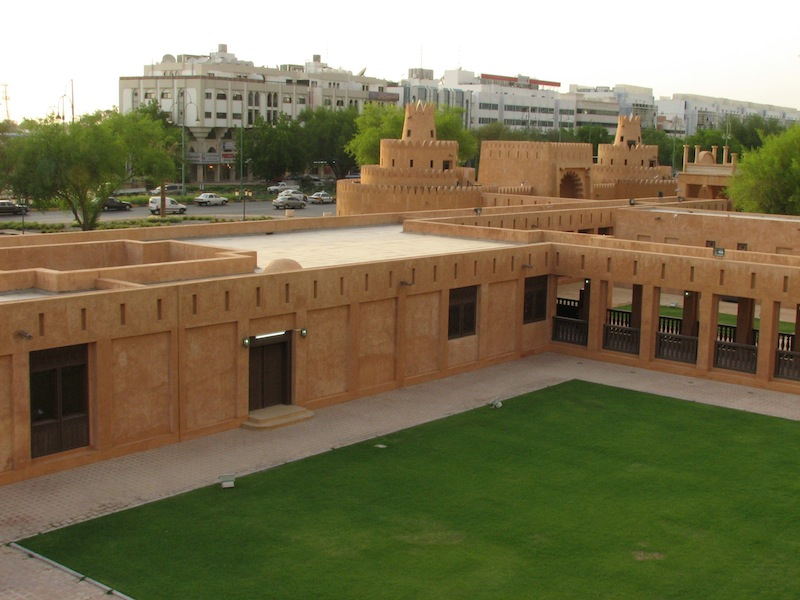
#> input picture crichardt/Image1.jpg, 800 x 600 px
$ python original.py   (Python 2 division)   (older library calls are emulated)
#> lines starting #> are read from the running program, lines starting #| are printed output that depends on the picture; after the words box and inside, x2 and y2 are one past the last pixel; in counts of white or black regions, pixels touching at a corner belong together
# coding: utf-8
import cv2, numpy as np

## 1. Extract SURF keypoints and descriptors from an image. [4] ----------
def extract_features(image, surfThreshold=1000):

  ## TODO: Convert image to grayscale (for SURF detector).
  ## TODO: Detect SURF features and compute descriptors.
  ## TODO: (Overwrite the following 2 lines with your answer.)
  descriptors = np.array([[1,1], [7,5], [5,2], [3,4]], np.float32)
  keypoints = [cv2.KeyPoint(100 * x, 100 * y, 1) for (x,y) in descriptors]

  return (keypoints, descriptors)


## 2. Find corresponding features between the images. [2] ----------------
def find_correspondences(keypoints1, descriptors1, keypoints2, descriptors2):

  ## Find corresponding features.
  match = match_flann(descriptors1, descriptors2)

  ## TODO: Look up corresponding keypoints.
  ## TODO: (Overwrite the following 2 lines with your answer.)
  points1 = np.array([k.pt for k in keypoints1], np.float32)
  points2 = np.array([k.pt for k in keypoints1], np.float32)

  return (points1, points2)


## 3. Calculate the size and offset of the stitched panorama. [5] --------
def calculate_size(size_image1, size_image2, homography):

  ## TODO: Calculate the size and offset of the stitched panorama.
  ## TODO: (Overwrite the following 2 lines with your answer.)
  offset = (0, 0)
  size   = (1600, 600)

  ## Update the homography to shift by the offset
  homography[0:2,2] +=  offset

  return (size, offset)


## 4. Combine images into a panorama. [4] --------------------------------
def merge_images(image1, image2, homography, size, offset, keypoints):

  ## TODO: Combine the two images into one.
  ## TODO: (Overwrite the following 5 lines with your answer.)
  (h1, w1) = image1.shape[:2]
  (h2, w2) = image2.shape[:2]
  panorama = np.zeros((size[1], size[0], 3), np.uint8)
  panorama[:h1, :w1] = image1
  panorama[:h2, w1:w1+w2] = image2

  ## TODO: Draw the common feature keypoints.

  return panorama


##---- No need to change anything below this point. ----------------------


def match_flann(desc1, desc2, r_threshold = 0.06):
  'Finds strong corresponding features in the two given vectors.'
  ## Adapted from <http://stackoverflow.com/a/8311498/72470>.

  ## Build a kd-tree from the second feature vector.
  FLANN_INDEX_KDTREE = 1  # bug: flann enums are missing
  flann = cv2.flann_Index(desc2, {'algorithm': FLANN_INDEX_KDTREE, 'trees': 4})

  ## For each feature in desc1, find the two closest ones in desc2.
  (idx2, dist) = flann.knnSearch(desc1, 2, params={}) # bug: need empty {}

  ## Create a mask that indicates if the first-found item is sufficiently
  ## closer than the second-found, to check if the match is robust.
  mask = dist[:,0] / dist[:,1] < r_threshold

  ## Only return robust feature pairs.
  idx1  = np.arange(len(desc1))
  pairs = np.int32(zip(idx1, idx2[:,0]))
  return pairs[mask]


def draw_correspondences(image1, image2, points1, points2):
  'Connects corresponding features in the two images using yellow lines.'

  ## Put images side-by-side into 'image'.
  (h1, w1) = image1.shape[:2]
  (h2, w2) = image2.shape[:2]
  image = np.zeros((max(h1, h2), w1 + w2, 3), np.uint8)
  image[:h1, :w1] = image1
  image[:h2, w1:w1+w2] = image2

  ## Draw yellow lines connecting corresponding features.
  for (x1, y1), (x2, y2) in zip(np.int32(points1), np.int32(points2)):
    cv2.line(image, (x1, y1), (x2+w1, y2), (0, 255, 255), lineType=cv2.CV_AA)

  return image


if __name__ == "__main__":

  ## Load images.
  image1 = cv2.imread("Image1.jpg")
#> image1 is the input picture: shape (600, 800, 3); mean B, G, R 84.9, 115.8, 123.6
  image2 = cv2.imread("Image2.jpg")
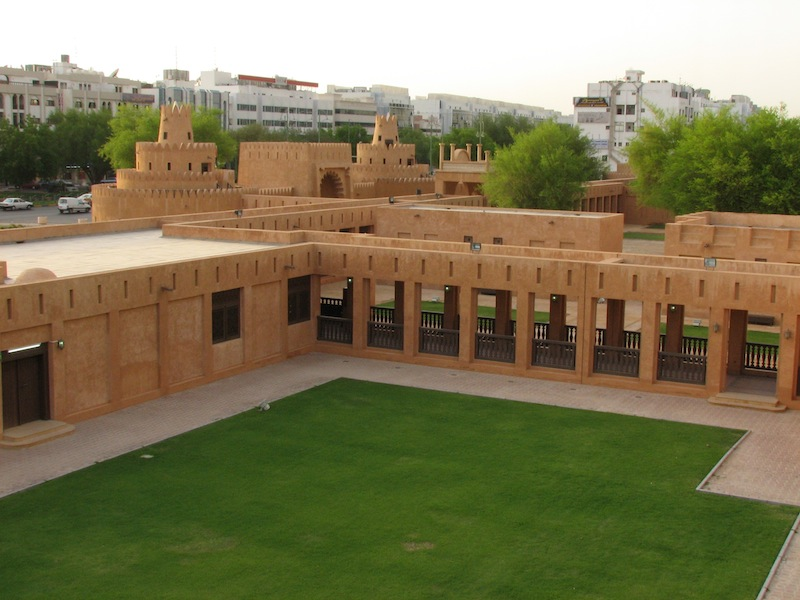
#> input picture crichardt/Image2.jpg, 800 x 600 px
#> image2 is the input picture: shape (600, 800, 3); mean B, G, R 85.3, 119.4, 126.2

  ## Detect features and compute descriptors.
  (keypoints1, descriptors1) = extract_features(image1)
#> keypoints1 = 4 keypoints; (x, y, size): (100, 100, 1), (700, 500, 1), (500, 200, 1), (300, 400, 1); descriptors1 = [[1, 1], [7, 5], [5, 2], [3, 4]]
  (keypoints2, descriptors2) = extract_features(image2)
#> keypoints2 has the same summary as keypoints1; descriptors2 = [[1, 1], [7, 5], [5, 2], [3, 4]]
  print len(keypoints1), "features detected in image1"
#| 4 features detected in image1
  print len(keypoints2), "features detected in image2"
#| 4 features detected in image2

  ## Find corresponding features.
  (points1, points2) = find_correspondences(keypoints1, descriptors1, keypoints2, descriptors2)
#> in match_flann, `(idx2, dist) = flann.knnSearch(desc1, 2, params={})`: idx2 = [[0, 3], [1, 2], [2, 3], [3, 2]]; dist = [[0, 13], [0, 13], [0, 8], [0, 8]]
#> in match_flann, `mask = dist[:,0] / dist[:,1] < r_threshold`: mask = [True, True, True, True]
#> in match_flann, `idx1  = np.arange(len(desc1))`: idx1 = [0, 1, 2, 3]
#> in match_flann, `pairs = np.int32(zip(idx1, idx2[:,0]))`: pairs = [[0, 0], [1, 1], [2, 2], [3, 3]]
#> in find_correspondences, `points1 = np.array([k.pt for k in keypoints1], np.float32)`: points1 = [[100, 100], [700, 500], [500, 200], [300, 400]]
#> points1 = [[100, 100], [700, 500], [500, 200], [300, 400]]; points2 = [[100, 100], [700, 500], [500, 200], [300, 400]]
  print len(points1), "features matched"
#| 4 features matched

  ## Visualise corresponding features.
  correspondences = draw_correspondences(image1, image2, points1, points2)
#> in draw_correspondences, `image[:h1, :w1] = image1`:
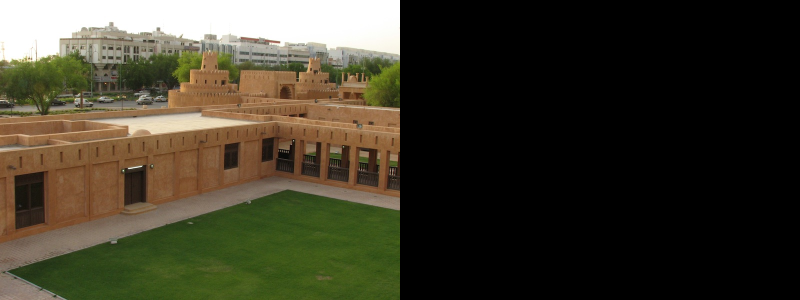
#> image: shape (600, 1600, 3) (shown at 1/2 size); mean B, G, R 42.5, 57.9, 61.8
#> in draw_correspondences, `image[:h2, w1:w1+w2] = image2`:
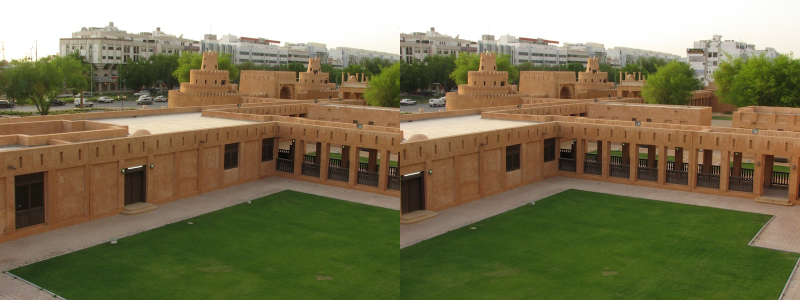
#> image: shape (600, 1600, 3) (shown at 1/2 size); mean B, G, R 85.1, 117.6, 124.9
#> the loop in draw_correspondences, `for (x1, y1), (x2, y2) in zip(np.int32(points1), np.int32(points2)):` made 4 passes
#> (x1, y1, x2, y2) on passes 1 to 4: (100, 100, 100, 100), (700, 500, 700, 500), (500, 200, 500, 200), (300, 400, 300, 400)
#> after the loop in draw_correspondences, `for (x1, y1), (x2, y2) in zip(np.int32(points1), np.int32(points2)):`:
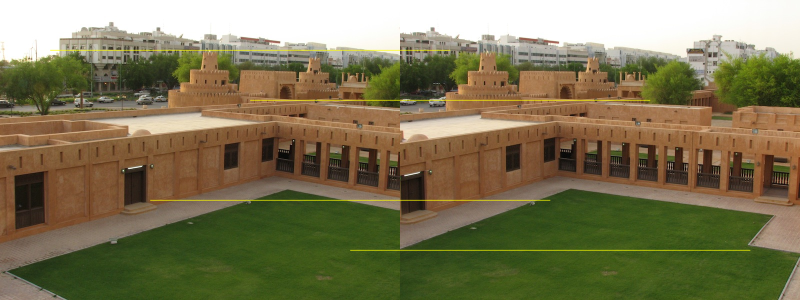
#> image: shape (600, 1600, 3) (shown at 1/2 size); 1% of pixels changed, all inside (x1, y1, x2, y2) = (100, 99, 1502, 502)
  cv2.imwrite("correspondences.jpg", correspondences)
  cv2.imshow('correspondences', correspondences)

  ## Find homography between the views.
  (homography, _) = cv2.findHomography(points2, points1)
#> homography = [[1, -2.83e-16, 4.92e-14], [-3.18e-16, 1, -1.48e-13], [0, 0, 1]]

  ## Calculate size and offset of merged panorama.
  (size, offset) = calculate_size(image1.shape, image2.shape, homography)
#> size = (1600, 600); offset = (0, 0)
  print "output size: %ix%i" % size
#| output size: 1600x600

  ## Finally combine images into a panorama.
  panorama = merge_images(image1, image2, homography, size, offset, (points1, points2))
  cv2.imwrite("panorama.jpg", panorama)
  cv2.imshow('panorama', panorama)

  ## Show images and wait for escape key.
  while cv2.waitKey(100) != 27:
#> (key Esc is pressed here)
    pass
